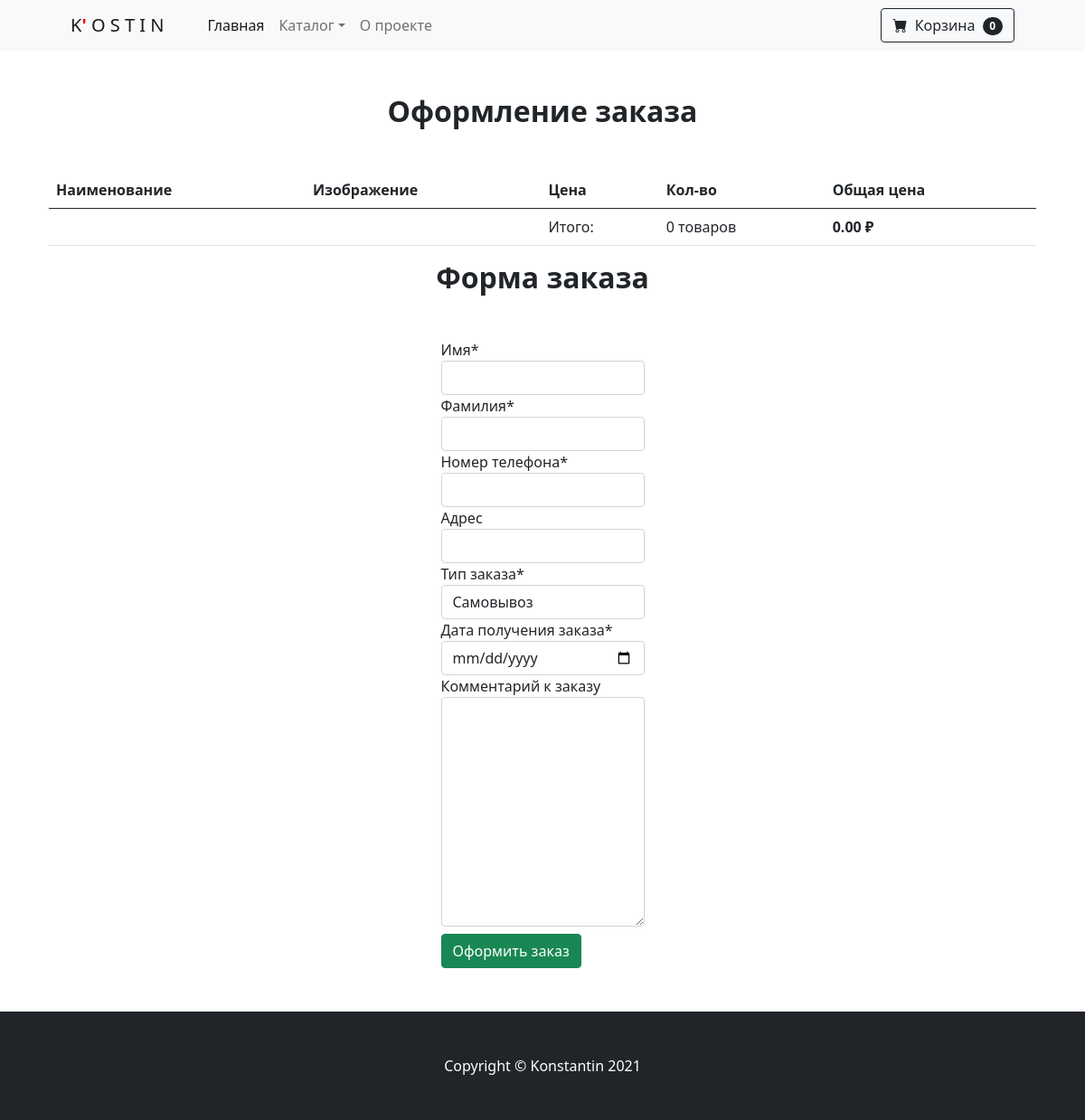
/checkout/ (signed in), run on an earlier commit of the app's database.
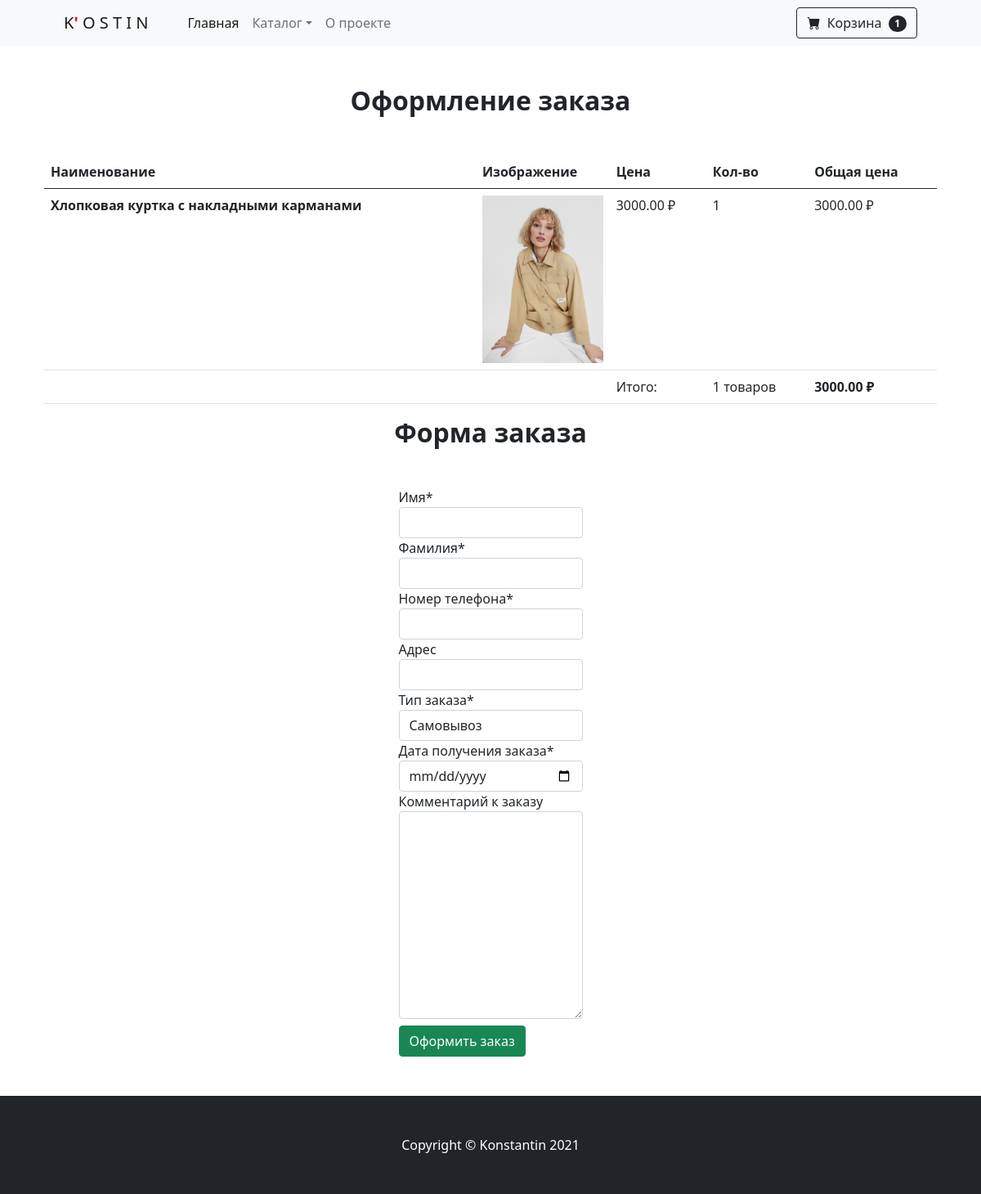
And on a later commit of the database.
### shop_app/models.py (models this page shows, shortened)
class Cart(models.Model):
    owner = models.ForeignKey('Customer', null=True, verbose_name='Владелец', on_delete=models.CASCADE)
    products = models.ManyToManyField(CartProduct, blank=True, related_name='related_cart')
    total_products = models.PositiveIntegerField(default=0)
    final_price = models.DecimalField(max_digits=9, default=0, decimal_places=2,
                                        verbose_name='Общая цена')
    in_order = models.BooleanField(default=False)
    for_anonymous_user = models.BooleanField(default=False)

class CartProduct(models.Model):
    user = models.ForeignKey('Customer', verbose_name='Покупатель', on_delete=models.CASCADE)
    cart = models.ForeignKey('Cart', verbose_name='Корзина',
                            on_delete=models.CASCADE, related_name='related_products')
    content_type = models.ForeignKey(ContentType, on_delete=models.CASCADE)
    object_id = models.PositiveIntegerField()
    content_object = GenericForeignKey('content_type', 'object_id')
    qty = models.PositiveIntegerField(default=1)
    final_price = models.DecimalField(max_digits=9, decimal_places=2, verbose_name='Общая цена')

class Product(models.Model):
    MIN_RESOLUTION = (300, 300)
    MAX_RESOLUTION = (4000, 4000)
    MAX_IMAGE_SIZE = 3145728
    class Meta:
        abstract = True
    category = models.ForeignKey(Category, verbose_name='Категория', on_delete=models.CASCADE)
    title = models.CharField(max_length=255, verbose_name='Наименование')
    slug = models.SlugField(unique=True)
    image = models.ImageField(verbose_name='Изображение')
    description = models.TextField(verbose_name='Описание', null=True)
    price = models.DecimalField(max_digits=9, decimal_places=2, verbose_name='Цена')

class WomenOuterwear(Product):
    color = models.CharField(max_length=255, verbose_name='Цвет')
    size = models.CharField(max_length=255, verbose_name='Размер')
    structure = models.CharField(max_length=255, verbose_name='Состав')
    brand = models.CharField(max_length=255, verbose_name='Бренд')

### shop_app/views.py (the view)
# urls.py: path('checkout/', CheckoutView.as_view(), name='checkout'),
class CheckoutView(CartMixin, View):
    def get(self, request, *args, **kwargs):
        counted_categories = Category.objects.get_categories_for_sidebar()
        form = OrderForm(request.POST or None)
        context = {
            'cart': self.cart,
            'categories': counted_categories,
            'form': form
        }
        return render(request, 'checkout.html', context)

### shop_app/forms.py
class OrderForm(forms.ModelForm):
    def __init__(self, *args, **kwargs):
        super().__init__(*args, **kwargs)
        self.fields['order_date'].label = 'Дата получения заказа'
    order_date = forms.DateField(widget=forms.TextInput(attrs={'type': 'date'}))
    class Meta:
        model = Order
        fields = (
            'first_name', 'last_name', 'phone', 'address', 'buying_type', 'order_date', 'comment'
        )

### shop_app/mixins.py (called while the page is built)
    def dispatch(self, request, *args, **kwargs):
        if request.user.is_authenticated:
            customer = Customer.objects.filter(user=request.user).first()
            if not customer:
                customer = Customer.objects.create(user=request.user)
            cart = Cart.objects.filter(owner=customer, in_order=False).first()
            if not cart:
                cart = Cart.objects.create(owner=customer)
        else:
            cart = Cart.objects.filter(for_anonymous_user=True).first()
            if not cart:
                cart = Cart.objects.create(for_anonymous_user=True)
        self.cart = cart
        return super().dispatch(request, *args, **kwargs)

### shop_app/models.py (called while the page is built)
    def get_queryset(self):
        return super().get_queryset()

### shop_app/templates/checkout.html (shortened to what the changed rows need)
<!DOCTYPE html>
<html lang="ru">
    <head>
        {% load static %}
        {% load crispy_forms_tags %}
        <link href="https://cdn.jsdelivr.net/npm/bootstrap-icons@1.5.0/font/bootstrap-icons.css" rel="stylesheet" />
        <link href="{% static 'css/index_page.css'%}" rel="stylesheet" />
    </head>
    <body>
        <nav class="navbar navbar-expand-lg navbar-light bg-light">
            <div class="container px-4 px-lg-5">
                <div class="collapse navbar-collapse" id="navbarSupportedContent">
                    <form class="d-flex">
                        <a href="{% url 'cart' %}" class="btn btn-outline-dark" type="submit">
                            <i class="bi-cart-fill me-1"></i>
                            Корзина
                            <span class="badge bg-dark text-white ms-1 rounded-pill">{{ cart.products.count }}</span>
                        </a>
                    </form>
                </div>
            </div>
        </nav>
        <section class="py-5">
            <h2 class="text-center fw-bolder">Оформление заказа</h2>
            <div class="container px-4 px-lg-5 mt-5">
                <div class="row gx-4 gx-lg-5 row-cols-2 row-cols-md-3 row-cols-xl-4 justify-content-center">
                    <table class="table">
                        <thead>
                          <tr>
                            <th scope="col">Наименование</th>
                            <th scope="col">Изображение</th>
                            <th scope="col">Цена</th>
                            <th scope="col">Кол-во</th>
                              <th scope="col">Общая цена</th>
                          </tr>
                        </thead>
                        <tbody>
                          {% for item in cart.products.all %}
                              <tr>
                                <th scope="row">{{ item.content_object.title }}</th>
                                <td class="w-15"><img src="{{ item.content_object.image.url }}" class="img-fluid"></td>
                                <td>{{ item.content_object.price }} ₽</td>
                                <td>{{ item.qty }}</td>
                                  <td>{{ item.final_price }} ₽</td>
                              </tr>
                          {% endfor %}
                            <tr>
                                <td colspan="2"></td>
                                <td>Итого:</td>
                                <td>{{ cart.total_products }} товаров</td>
                                <td><strong>{{ cart.final_price }} ₽</strong></td>
                            </tr>
                        </tbody>
                    </table>
                </div>
            </div>
            <h2 class="text-center fw-bolder">Форма заказа</h2>
        </section>
    </body>
</html>

What changed in the data, as far as the page shows it:
changed Cart: products.count "0" → "1"; total_products "0" → "1"; final_price "0.00" → "3000.00"
added CartProduct: content_object "Хлопковая куртка с накладными карманами", content_object.image (picture), content_object.price "3000.00", qty "1", final_price "3000.00"
